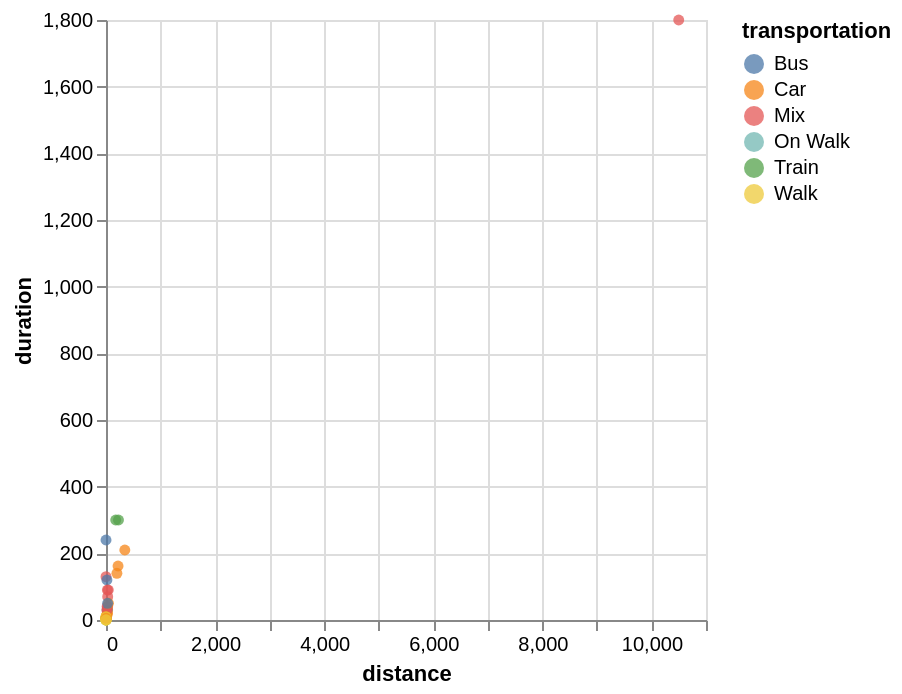

Source (notebook cell):
### Code cell
# single-value selection over [continent, years] pairs
selection = alt.selection_point(
    name='Select',
    fields=['Creativity', 'transportation'],
    bind={'Creativity': alt.binding_radio(options=creativities_with_all), 'transportation': alt.binding_select(options=transport)}
)

# scatter plot, modify opacity based on selection
alt.Chart(sdf).mark_circle().encode(
    x='distance:Q',
    y='duration:Q',
    color="transportation:N",
    opacity=alt.condition(selection, alt.value(0.75), alt.value(0.05))
).add_params(
    selection
)

### Figure 1 — Vega-Lite specification as saved in the notebook (floating-point values rounded to 4 significant figures)
{"config": {"view": {"continuousWidth": 300, "continuousHeight": 300}}, "data": {"name": "data-a45369142c787b9236d3a2d32d6d84b3"}, "mark": {"type": "circle"}, "encoding": {"color": {"field": "transportation", "type": "nominal"}, "opacity": {"condition": {"param": "Select", "value": 0.75}, "value": 0.05}, "x": {"field": "distance", "type": "quantitative"}, "y": {"field": "duration", "type": "quantitative"}}, "params": [{"name": "Select", "select": {"type": "point", "fields": ["Creativity", "transportation"]}, "bind": {"Creativity": {"input": "radio", "options": [null, "very good", "good", "medium", "some", "not really"]}, "transportation": {"input": "select", "options": ["Bus", "Car", "Mix", "On Walk", "Train", "Walk"]}}}], "$schema": "https://vega.github.io/schema/vega-lite/v6.4.1.json", "datasets": {"data-a45369142c787b9236d3a2d32d6d84b3": [{"age": 20, "distance": 11.0, "transportation": "Car", "duration": 11.0, "creative skills": 4, "languages": "German; English; Romanian; Italian", "hobbies": "Drawing", "distance_cat": "medium", "Creativity": "good", "speed": 60.0}, {"age": 21, "distance": 200.0, "transportation": "Car", "duration": 140.0, "creative skills": 3, "languages": "German; English; Polish", "hobbies": "work out", "distance_cat": "far far away", "Creativity": "medium", "speed": 85.71}, {"age": 23, "distance": 30.0, "transportation": "Mix", "duration": 40.0, "creative skills": 4, "languages": "German; English; vietnamese", "hobbies": "crochet; gaming; sewing; reading; doom scrolling", "distance_cat": "far", "Creativity": "good", "speed": 45.0}, {"age": 19, "distance": 178.0, "transportation": "Train", "duration": 300.0, "creative skills": 4, "languages": "Deutsch; Englisch; Spanisch", "hobbies": "Geschichte lernen", "distance_cat": "far far away", "Creativity": "good", "speed": 35.6}, {"age": 19, "distance": 0.1, "transportation": "Mix", "duration": 130.0, "creative skills": 4, "languages": "German; Italian; English", "hobbies": "listening to music", "distance_cat": "near", "Creativity": "good", "speed": 0.0}, {"age": 20, "distance": 0.3, "transportation": "Walk", "duration": 1.0, "creative skills": 4, "languages": "German;English", "hobbies": "video games", "distance_cat": "near", "Creativity": "good", "speed": 18.0}, {"age": 18, "distance": 30.0, "transportation": "Car", "duration": 30.0, "creative skills": 4, "languages": "Deutsch; Englisch", "hobbies": "Lesen", "distance_cat": "far", "Creativity": "good", "speed": 60.0}, {"age": 19, "distance": 10500.0, "transportation": "Mix", "duration": 1800.0, "creative skills": 2, "languages": "Spanish; German; English", "hobbies": "sleeping; watching series", "distance_cat": "far far away", "Creativity": "some", "speed": 350.0}, {"age": 20, "distance": 0.55, "transportation": "Mix", "duration": 7.0, "creative skills": 4, "languages": "German; English; Programming Languages", "hobbies": "Dancing", "distance_cat": "near", "Creativity": "good", "speed": 4.714}, {"age": 20, "distance": 345.0, "transportation": "Car", "duration": 210.0, "creative skills": 2, "languages": "German; English", "hobbies": "Dancing", "distance_cat": "far far away", "Creativity": "some", "speed": 98.57}, {"age": 33, "distance": 221.0, "transportation": "Car", "duration": 162.0, "creative skills": 4, "languages": "German; English; Japanese", "hobbies": "Beeing Creative!", "distance_cat": "far far away", "Creativity": "good", "speed": 81.85}, {"age": 21, "distance": 0.1, "transportation": "Walk", "duration": 0.1, "creative skills": 4, "languages": "English; German; Romanian; Klingon", "hobbies": "Spaceships", "distance_cat": "near", "Creativity": "good", "speed": null}, {"age": 20, "distance": 1.0, "transportation": "Walk", "duration": 10.0, "creative skills": 4, "languages": "German;English", "hobbies": "cooking", "distance_cat": "near", "Creativity": "good", "speed": 6.0}, {"age": 21, "distance": 1.0, "transportation": "Walk", "duration": 5.0, "creative skills": 4, "languages": "latin; English; German", "hobbies": "uni work", "distance_cat": "near", "Creativity": "good", "speed": 12.0}, {"age": 23, "distance": 0.1, "transportation": "Walk", "duration": 2.0, "creative skills": 4, "languages": "English, Polish, Spanish", "hobbies": "swimming ", "distance_cat": "near", "Creativity": "good", "speed": 0.0}, {"age": 22, "distance": 0.2, "transportation": "Walk", "duration": 5.0, "creative skills": 2, "languages": "Arabic, English", "hobbies": "Playing volleyball ", "distance_cat": "near", "Creativity": "some", "speed": 2.4}, {"age": 20, "distance": 1.0, "transportation": "Walk", "duration": 3.0, "creative skills": 1, "languages": "German, English", "hobbies": "Reading ", "distance_cat": "near", "Creativity": "not really", "speed": 20.0}, {"age": 19, "distance": 0.1, "transportation": "Walk", "duration": 2.0, "creative skills": 3, "languages": "Russian, Uzbek, German, Turkish, English", "hobbies": "Sleeping", "distance_cat": "near", "Creativity": "medium", "speed": 0.0}, {"age": 21, "distance": 0.1, "transportation": "Walk", "duration": 1.0, "creative skills": 5, "languages": "English, Farzi, Russian", "hobbies": "Swimming ", "distance_cat": "near", "Creativity": "very good", "speed": 0.0}, {"age": 20, "distance": 25.0, "transportation": "Car", "duration": 18.0, "creative skills": 3, "languages": "English, German, Hungarian", "hobbies": "Video games", "distance_cat": "far", "Creativity": "medium", "speed": 83.33}, {"age": 19, "distance": 0.1, "transportation": "Walk", "duration": 3.0, "creative skills": 3, "languages": "English, Romanian, Russian", "hobbies": "Driving car", "distance_cat": "near", "Creativity": "medium", "speed": 0.0}, {"age": 17, "distance": 0.1, "transportation": "Walk", "duration": 2.0, "creative skills": 5, "languages": "English, Russian, Latvian b2, German a2-b1", "hobbies": "Drawing, cosplay, crocheting, coming up with stories, walking, listening to my favourite podcast", "distance_cat": "near", "Creativity": "very good", "speed": 0.0}, {"age": 20, "distance": 1.0, "transportation": "Walk", "duration": 4.0, "creative skills": 4, "languages": "German, English", "hobbies": "Gym, Volleyball, Gaming", "distance_cat": "near", "Creativity": "good", "speed": 15.0}, {"age": 21, "distance": 0.35, "transportation": "Walk", "duration": 3.0, "creative skills": 2, "languages": "German, English", "hobbies": "reading", "distance_cat": "near", "Creativity": "some", "speed": 7.0}, {"age": 20, "distance": 0.2, "transportation": "Bus", "duration": 240.0, "creative skills": 1, "languages": "German, English", "hobbies": "horse riding, riding motorbike, gaming, sleeping", "distance_cat": "near", "Creativity": "not really", "speed": 0.05}, {"age": 20, "distance": 0.1, "transportation": "Walk", "duration": 0.3, "creative skills": 3, "languages": "Albanian , English, German", "hobbies": "Basketball ", "distance_cat": "near", "Creativity": "medium", "speed": 2.0}, {"age": 19, "distance": 1.0, "transportation": "Walk", "duration": 5.0, "creative skills": 3, "languages": "German, English", "hobbies": "Reading", "distance_cat": "near", "Creativity": "medium", "speed": 12.0}, {"age": 19, "distance": 0.1, "transportation": "Walk", "duration": 0.5, "creative skills": 4, "languages": "Russian, Finnish, English, German", "hobbies": "Ice skating ", "distance_cat": "near", "Creativity": "good", "speed": 12.0}, {"age": 21, "distance": 42.0, "transportation": "Mix", "duration": 90.0, "creative skills": 5, "languages": "German, English, turkish, Spanish", "hobbies": "Playing Video Games", "distance_cat": "far", "Creativity": "very good", "speed": 28.0}, {"age": 22, "distance": 0.1, "transportation": "Walk", "duration": 1.0, "creative skills": 2, "languages": "German, English", "hobbies": "Cooking ", "distance_cat": "near", "Creativity": "some", "speed": 0.0}, {"age": 20, "distance": 1.0, "transportation": "Walk", "duration": 10.0, "creative skills": 1, "languages": "German, English", "hobbies": "Programming, Gaming, Running", "distance_cat": "near", "Creativity": "not really", "speed": 6.0}, {"age": 23, "distance": 20.0, "transportation": "Bus", "duration": 30.0, "creative skills": 5, "languages": "German, English, Spanish", "hobbies": "Skiing ⛷️ ", "distance_cat": "medium", "Creativity": "very good", "speed": 40.0}, {"age": 19, "distance": 0.1, "transportation": "Walk", "duration": 2.0, "creative skills": 5, "languages": "German, English, Spanish, Italian", "hobbies": "Reading", "distance_cat": "near", "Creativity": "very good", "speed": 0.0}, {"age": 18, "distance": 23.0, "transportation": "Car", "duration": 20.0, "creative skills": 2, "languages": "English, Latin, German", "hobbies": "Gaming", "distance_cat": "far", "Creativity": "some", "speed": 69.0}, {"age": 20, "distance": 0.3, "transportation": "Car", "duration": 4.0, "creative skills": 5, "languages": "German, English", "hobbies": "gaming, anime", "distance_cat": "near", "Creativity": "very good", "speed": 4.5}, {"age": 19, "distance": 229.0, "transportation": "Train", "duration": 300.0, "creative skills": 3, "languages": "German, English, French, Tagalog, Russian", "hobbies": "Chess", "distance_cat": "far far away", "Creativity": "medium", "speed": 45.8}, {"age": 33, "distance": 17.0, "transportation": "Bus", "duration": 120.0, "creative skills": 3, "languages": "Urdu, Punjabi, Hindi, Arabic, English, Kashmiri", "hobbies": "Listen Music ", "distance_cat": "medium", "Creativity": "medium", "speed": 8.5}, {"age": 28, "distance": 17.0, "transportation": "Mix", "duration": 30.0, "creative skills": 3, "languages": "English, Hausa, pidgin English,", "hobbies": "football, watching football, movies and playing football", "distance_cat": "medium", "Creativity": "medium", "speed": 34.0}, {"age": 21, "distance": 25.0, "transportation": "Mix", "duration": 90.0, "creative skills": 3, "languages": "Kurdish, Persian, English", "hobbies": "Reading", "distance_cat": "far", "Creativity": "medium", "speed": 16.67}, {"age": 18, "distance": 20.0, "transportation": "Mix", "duration": 40.0, "creative skills": 4, "languages": "German, English, Sinhala", "hobbies": "Photography", "distance_cat": "medium", "Creativity": "good", "speed": 30.0}, {"age": 19, "distance": 0.1, "transportation": "Walk", "duration": 2.0, "creative skills": 4, "languages": "Hungarian, English, German", "hobbies": "cycling", "distance_cat": "near", "Creativity": "good", "speed": 0.0}, {"age": 24, "distance": 2.0, "transportation": "Bus", "duration": 6.0, "creative skills": 4, "languages": "English, Hindi, German", "hobbies": "Video Games", "distance_cat": "near", "Creativity": "good", "speed": 20.0}, {"age": 19, "distance": 0.1, "transportation": "Walk", "duration": 2.0, "creative skills": 3, "languages": "English, German", "hobbies": "Volleyball", "distance_cat": "near", "Creativity": "medium", "speed": 0.0}, {"age": 19, "distance": 0.1, "transportation": "On Walk", "duration": 0.1, "creative skills": 3, "languages": "English, Lithuanian, Russian, German", "hobbies": "Reading", "distance_cat": "near", "Creativity": "medium", "speed": null}, {"age": 23, "distance": 31.1, "transportation": "Mix", "duration": 70.0, "creative skills": 3, "languages": "English, German, Yoruba, French", "hobbies": "Baking", "distance_cat": "far", "Creativity": "medium", "speed": 26.66}, {"age": 20, "distance": 0.1, "transportation": "Walk", "duration": 1.0, "creative skills": 2, "languages": "German, English, bit of Spanish", "hobbies": "Skiing", "distance_cat": "near", "Creativity": "some", "speed": 0.0}, {"age": 18, "distance": 0.2, "transportation": "Walk", "duration": 0.1, "creative skills": 2, "languages": "German, English, Spanish, Catalan", "hobbies": "Traveling", "distance_cat": "near", "Creativity": "some", "speed": null}, {"age": 20, "distance": 3.0, "transportation": "Car", "duration": 3.0, "creative skills": 3, "languages": "German, English", "hobbies": "Darts", "distance_cat": "near", "Creativity": "medium", "speed": 60.0}, {"age": 20, "distance": 4.0, "transportation": "Car", "duration": 5.0, "creative skills": 3, "languages": "German, English", "hobbies": "reading", "distance_cat": "near", "Creativity": "medium", "speed": 48.0}, {"age": 21, "distance": 4.0, "transportation": "Car", "duration": 5.0, "creative skills": 2, "languages": "German, English", "hobbies": "gym", "distance_cat": "near", "Creativity": "some", "speed": 48.0}, {"age": 19, "distance": 0.1, "transportation": "Walk", "duration": 1.0, "creative skills": 5, "languages": "English, Hindi, Urdu, Bengali", "hobbies": "Vibecoding stuff", "distance_cat": "near", "Creativity": "very good", "speed": 0.0}, {"age": 18, "distance": 1.0, "transportation": "Walk", "duration": 5.0, "creative skills": 3, "languages": "English, georgian", "hobbies": "reading", "distance_cat": "near", "Creativity": "medium", "speed": 12.0}, {"age": 20, "distance": 0.2, "transportation": "Walk", "duration": 4.0, "creative skills": 3, "languages": "English", "hobbies": "Table Tennis", "distance_cat": "near", "Creativity": "medium", "speed": 3.0}, {"age": 21, "distance": 0.1, "transportation": "Walk", "duration": 3.0, "creative skills": 4, "languages": "English, Turkish", "hobbies": "Photography", "distance_cat": "near", "Creativity": "good", "speed": 2.0}, {"age": 22, "distance": 45.0, "transportation": "Car", "duration": 50.0, "creative skills": 4, "languages": "English,German,Arabic", "hobbies": "Swimming,Biking,Bouldering,Dancing", "distance_cat": "far", "Creativity": "good", "speed": 54.0}, {"age": 20, "distance": 7.0, "transportation": "Car", "duration": 10.0, "creative skills": 3, "languages": "German, English", "hobbies": "Art", "distance_cat": "near", "Creativity": "medium", "speed": 42.0}, {"age": 19, "distance": 0.1, "transportation": "On Walk", "duration": 1.0, "creative skills": 5, "languages": "Serbian, English, Croatian, Bosnian, Montenegro, Macedonian", "hobbies": "Gaming", "distance_cat": "near", "Creativity": "very good", "speed": 3.0}, {"age": 21, "distance": 0.1, "transportation": "Walk", "duration": 5.0, "creative skills": 3, "languages": "English, Bulgarian, German", "hobbies": "Movies", "distance_cat": "near", "Creativity": "medium", "speed": 1.2}, {"age": 18, "distance": 0.1, "transportation": "Walk", "duration": 0.1, "creative skills": 5, "languages": "Englishfluent, Hindimother tongue, Germanlearning B1 level", "hobbies": "Football, Reading", "distance_cat": "near", "Creativity": "very good", "speed": null}, {"age": 24, "distance": 0.1, "transportation": "Walk", "duration": 0.1, "creative skills": 4, "languages": "Russian,English,Turkish,Azerbaijani,German", "hobbies": "Reading Manga", "distance_cat": "near", "Creativity": "good", "speed": null}, {"age": 20, "distance": 0.4, "transportation": "Walk", "duration": 10.0, "creative skills": 3, "languages": "German, English", "hobbies": "volleyball", "distance_cat": "near", "Creativity": "medium", "speed": 2.4}, {"age": 20, "distance": 30.0, "transportation": "Bus", "duration": 50.0, "creative skills": 4, "languages": "Englisch,  Spanish", "hobbies": "Videogames", "distance_cat": "far", "Creativity": "good", "speed": 36.0}, {"age": 20, "distance": 0.1, "transportation": "Walk", "duration": 5.0, "creative skills": 4, "languages": "Albanian, English", "hobbies": "playing the violin", "distance_cat": "near", "Creativity": "good", "speed": 1.2}, {"age": 19, "distance": 0.1, "transportation": "Walk", "duration": 3.0, "creative skills": 4, "languages": "Serbian, English, a little German", "hobbies": "painting", "distance_cat": "near", "Creativity": "good", "speed": 0.2}, {"age": 21, "distance": 3.0, "transportation": "Car", "duration": 5.0, "creative skills": 3, "languages": "German,English", "hobbies": "working out", "distance_cat": "near", "Creativity": "medium", "speed": 36.0}, {"age": 19, "distance": 0.1, "transportation": "Walk", "duration": 1.0, "creative skills": 4, "languages": "Serbian, Croatian, Bosnian, Montenegrin, English and a little bit of German", "hobbies": "football", "distance_cat": "near", "Creativity": "good", "speed": 3.0}]}}
